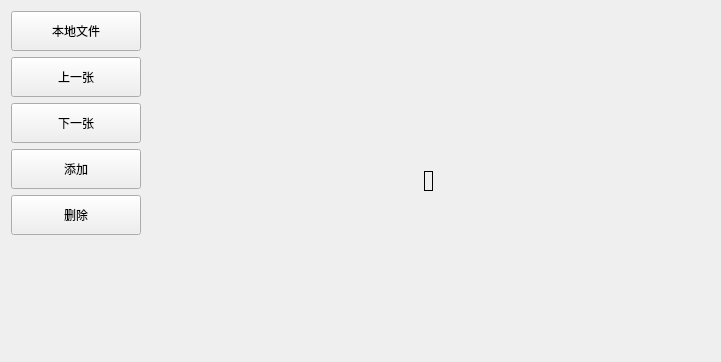
<?xml version="1.0" encoding="UTF-8"?>
<ui version="4.0">
 <class>EasyPic</class>
 <widget class="QWidget" name="EasyPic">
  <property name="geometry">
   <rect>
    <x>0</x>
    <y>0</y>
    <width>721</width>
    <height>362</height>
   </rect>
  </property>
  <property name="windowTitle">
   <string>EasyPic</string>
  </property>
  <layout class="QVBoxLayout" name="verticalLayout_3">
   <item>
    <layout class="QHBoxLayout" name="horizontalLayout_2">
     <item>
      <layout class="QVBoxLayout" name="verticalLayout">
       <item>
        <widget class="QPushButton" name="localFileBtn">
         <property name="minimumSize">
          <size>
           <width>130</width>
           <height>40</height>
          </size>
         </property>
         <property name="maximumSize">
          <size>
           <width>130</width>
           <height>40</height>
          </size>
         </property>
         <property name="text">
          <string>本地文件</string>
         </property>
        </widget>
       </item>
       <item>
        <widget class="QPushButton" name="preBtn">
         <property name="minimumSize">
          <size>
           <width>130</width>
           <height>40</height>
          </size>
         </property>
         <property name="maximumSize">
          <size>
           <width>130</width>
           <height>40</height>
          </size>
         </property>
         <property name="text">
          <string>上一张</string>
         </property>
        </widget>
       </item>
       <item>
        <widget class="QPushButton" name="nextBtn">
         <property name="minimumSize">
          <size>
           <width>130</width>
           <height>40</height>
          </size>
         </property>
         <property name="maximumSize">
          <size>
           <width>130</width>
           <height>40</height>
          </size>
         </property>
         <property name="text">
          <string>下一张</string>
         </property>
        </widget>
       </item>
       <item>
        <widget class="QPushButton" name="addBtn">
         <property name="minimumSize">
          <size>
           <width>130</width>
           <height>40</height>
          </size>
         </property>
         <property name="maximumSize">
          <size>
           <width>130</width>
           <height>40</height>
          </size>
         </property>
         <property name="text">
          <string>添加</string>
         </property>
        </widget>
       </item>
       <item>
        <widget class="QPushButton" name="deleteBtn">
         <property name="minimumSize">
          <size>
           <width>130</width>
           <height>40</height>
          </size>
         </property>
         <property name="maximumSize">
          <size>
           <width>130</width>
           <height>40</height>
          </size>
         </property>
         <property name="text">
          <string>删除</string>
         </property>
        </widget>
       </item>
       <item>
        <spacer name="verticalSpacer">
         <property name="orientation">
          <enum>Qt::Vertical</enum>
         </property>
         <property name="sizeHint" stdset="0">
          <size>
           <width>20</width>
           <height>40</height>
          </size>
         </property>
        </spacer>
       </item>
      </layout>
     </item>
     <item>
      <layout class="QVBoxLayout" name="verticalLayout_2">
       <item>
        <spacer name="verticalSpacer_2">
         <property name="orientation">
          <enum>Qt::Vertical</enum>
         </property>
         <property name="sizeHint" stdset="0">
          <size>
           <width>20</width>
           <height>40</height>
          </size>
         </property>
        </spacer>
       </item>
       <item>
        <layout class="QHBoxLayout" name="horizontalLayout">
         <item>
          <spacer name="horizontalSpacer">
           <property name="orientation">
            <enum>Qt::Horizontal</enum>
           </property>
           <property name="sizeHint" stdset="0">
            <size>
             <width>40</width>
             <height>20</height>
            </size>
           </property>
          </spacer>
         </item>
         <item>
          <widget class="QLabel" name="showLabel">
           <property name="frameShape">
            <enum>QFrame::Box</enum>
           </property>
           <property name="text">
            <string/>
           </property>
          </widget>
         </item>
         <item>
          <spacer name="horizontalSpacer_2">
           <property name="orientation">
            <enum>Qt::Horizontal</enum>
           </property>
           <property name="sizeHint" stdset="0">
            <size>
             <width>40</width>
             <height>20</height>
            </size>
           </property>
          </spacer>
         </item>
        </layout>
       </item>
       <item>
        <spacer name="verticalSpacer_3">
         <property name="orientation">
          <enum>Qt::Vertical</enum>
         </property>
         <property name="sizeHint" stdset="0">
          <size>
           <width>20</width>
           <height>40</height>
          </size>
         </property>
        </spacer>
       </item>
      </layout>
     </item>
    </layout>
   </item>
  </layout>
 </widget>
 <layoutdefault spacing="6" margin="11"/>
 <resources/>
 <connections/>
</ui>
